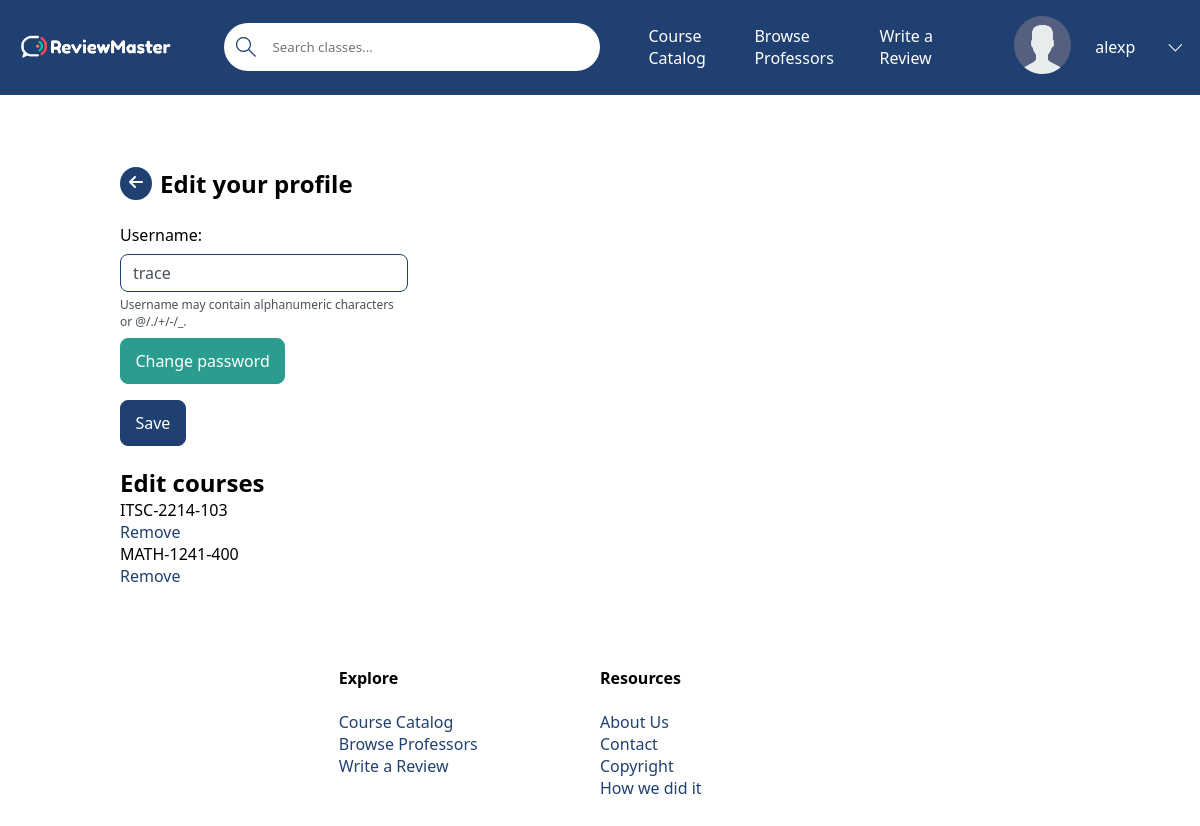
Page /profile/trace/edit-profile (signed in) on the earlier database version.
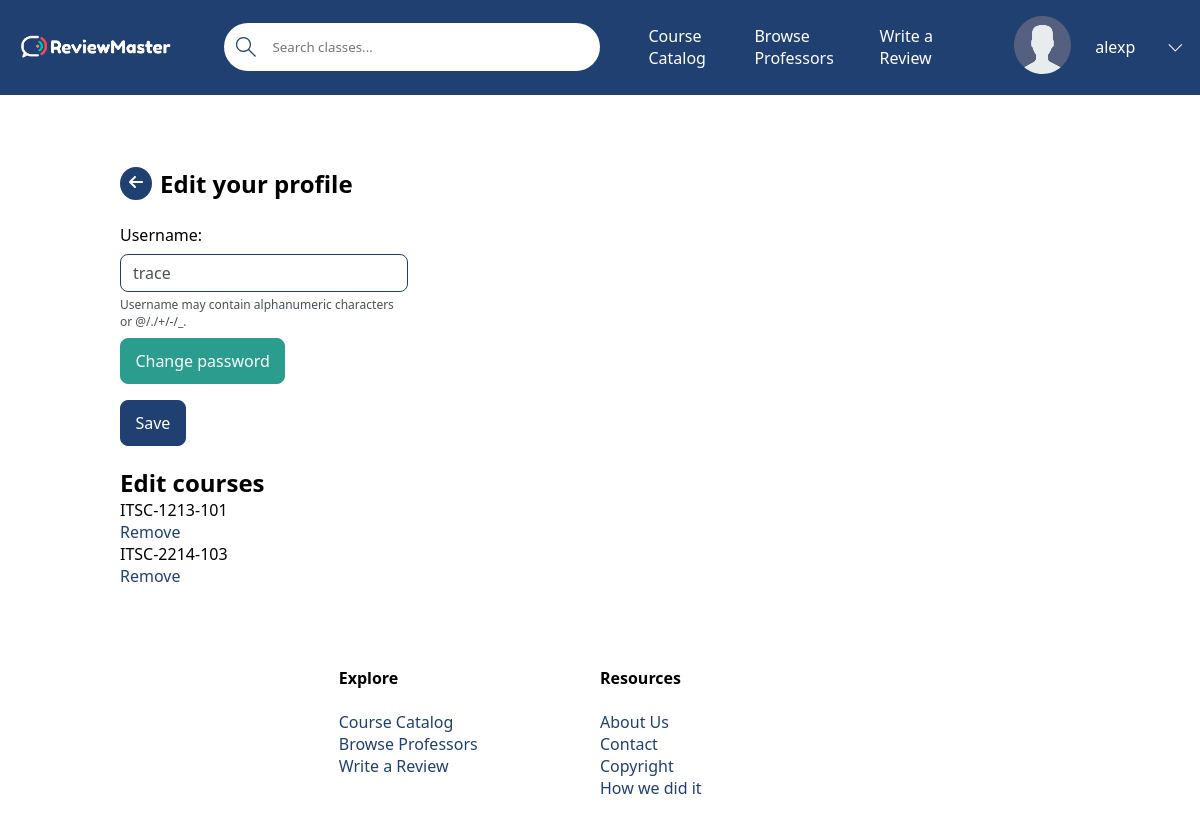
Same page on the later database version.
### base/models.py (models this page shows)
class Course(models.Model):
    name = models.CharField(max_length=200)  # Ex: Software Engineering
    department = models.ForeignKey(Department, null=True,  on_delete=models.SET_NULL)  # NOT SURE IF SET NULL IS GOOD HERE
    number = models.IntegerField(null=False)  # Ex: 3155
    students = models.ManyToManyField(User, related_name='students', blank=True)  # The students who are taking the course
    professor = models.ForeignKey(Professor, related_name='professor', on_delete=models.SET_NULL, null=True)  # The professor who teach the course
    section_number = models.IntegerField() # EX: 100
    credit_hours = models.IntegerField() # EX: 3
    class Meta:
        ordering = ['department', 'number', 'section_number']  # Order by department, number, and section number.
    def __str__(self):
        return f'{self.department}-{self.number}-{self.section_number}'  # Calling will return DEPT-####-###

class Department(models.Model):
    name = models.CharField(max_length=4)  # EX: ITSC, MATH, ITIS, etc
    def __str__(self):
        return self.name  # Calling Department will return name

### base/views/views_profile.py (the view, shortened to what this page needs)
# urls.py: path('profile/<str:pk>/edit-profile', edit_profile, name='edit-profile'),
@login_required(login_url='login')
def edit_profile(request, pk):
    user = User.objects.get(username=pk)
    userForm = UserForm(instance=user)
    passwordForm = PasswordChange(user)
    option = request.POST.get('option') if request.POST.get('option') != None else 'no'
    context = {
        'userForm': userForm,
        'passwordForm': passwordForm,
        'user': user,
        'courses': user.students.all(),
        'reviews': user.review_set.all(),
        'option': option
    }
    return render(request, 'base/edit_profile.html', context)

### base/forms.py
class UserForm(ModelForm):
    class Meta:
        model = User
        fields = ["username"]

class PasswordChange(PasswordChangeForm):
    class Meta:
        model = User
        fields = ["old_password", "new_password1", "new_password2"]

### base/templates/base/edit_profile.html (shortened to what this page needs)
{% extends 'main.html' %} {% load static %} {% block content %}
<main>
  <div class="button-title">
    <a href="{{ request.META.HTTP_REFERER }}" class="svg-button">
    </a>
    <h2>Edit your profile</h2>
  </div>
  <div>
    <form class="form form-left user" action="" method="POST">
      <label for="username">{{userForm.username.label}}:</label>
      {{userForm.username}}
      <span class="help-text">Username may contain alphanumeric characters or @/./+/-/_.</span>
      <button type="button" class="secondary-button" id="change-password">
        Change password
      </button>
      <button type="submit" class="primary-button">Save</button>
    </form>
  </div>
  <div>
    <h2>Edit courses</h2>
    {% if courses %}
      {% for course in courses %}
      <div>
        <p>{{ course }}</p>
        <a href="{% url 'remove-course' course %}">Remove</a>
      </div>
      {% endfor %}
    {% else %}
      <p>No courses added.</p>
    {% endif %}
  </div>
</main>
{% endblock content %}

Differences in the rows shown:
no longer on this page (row unchanged): Course: department+number+section_number "MATH-1241-400"
added Course: department+number+section_number "ITSC-1213-101"
